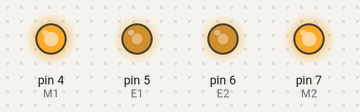
Bench run of a sketch on a simulated Arduino Uno, built with avr-gcc and run on an emulated ATmega328P. On the bench: output pins drawn as LEDs (lit = HIGH).

Above: at 0.05 s.
At 1.95 s:
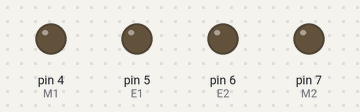
Timing chart, 0 to 4.6 s (numbered marks = the images above):
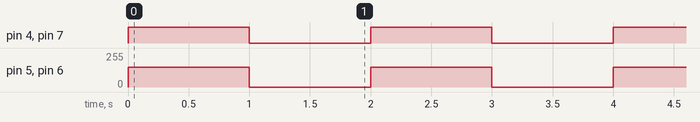

The sketch:

sketch_feb22a.ino
```cpp
#define E1 5
#define E2 6
#define M1 4
#define M2 7

void setup() {
pinMode(5,OUTPUT);
pinMode(6,OUTPUT);
pinMode(4,OUTPUT);
pinMode(7,OUTPUT);

}

void loop() {
  analogWrite(E1, 150);
  digitalWrite(M1, HIGH);
  analogWrite(E2, 150);
  digitalWrite(M2, HIGH);
  delay(1000);
  analogWrite(E1, 0);
  digitalWrite(M1, LOW);
  analogWrite(E2, 0);
  digitalWrite(M2, LOW);
  delay(1000);
//    void roma(int  a, int b);{
//  analogWrite(E1, a);
//  digitalWrite(M1, HIGH);
//  analogWrite(E2, b);
//  digitalWrite(M2, HIGH);
//  delay(1000);
//}
//roma(100,100);
}
```

Measured:
- by itself, pin 4 (M1), pin 7 (M2): alternates HIGH for 1.0 s and LOW for 1.0 s
- by itself, pin 5 (E1), pin 6 (E2): alternates 150/255 for 1.0 s and 0/255 for 1.0 s
